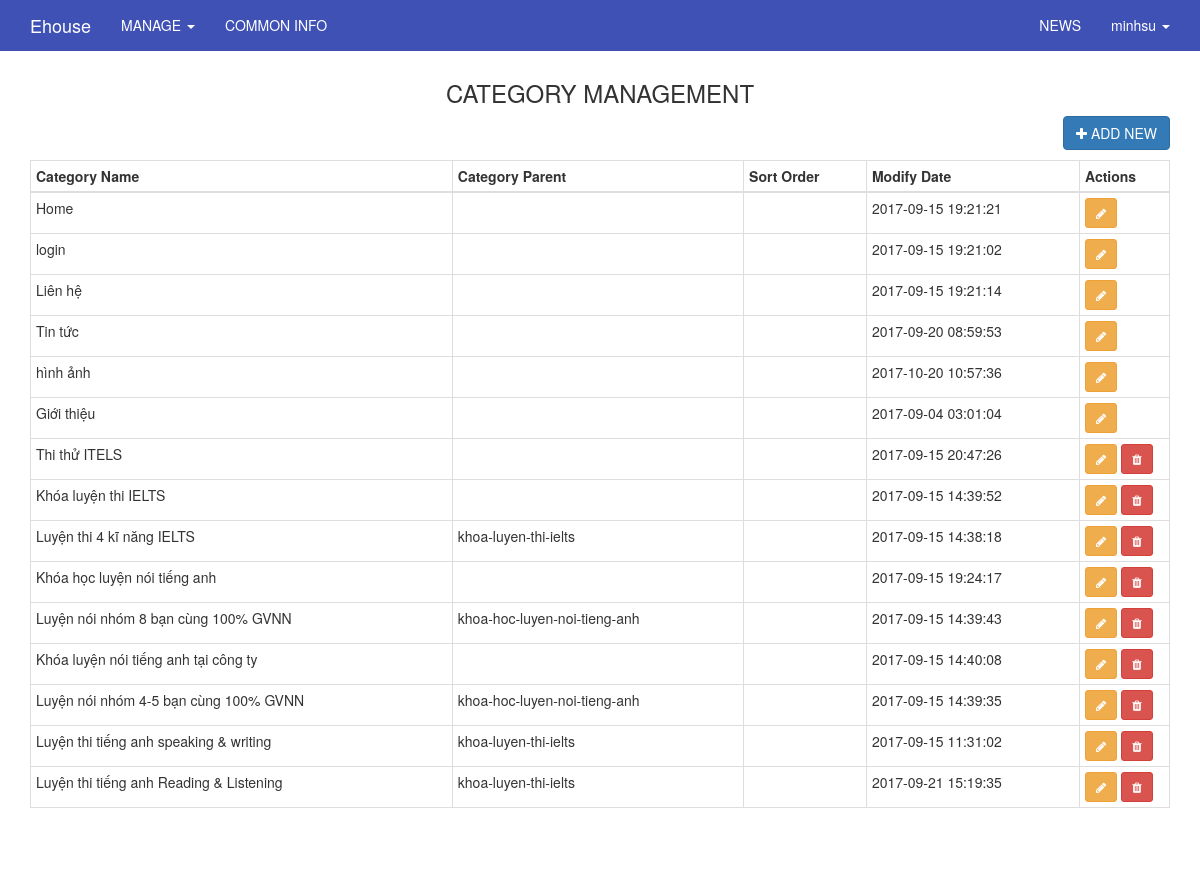
Page /index.php/admin/category (signed in) on the earlier database version.
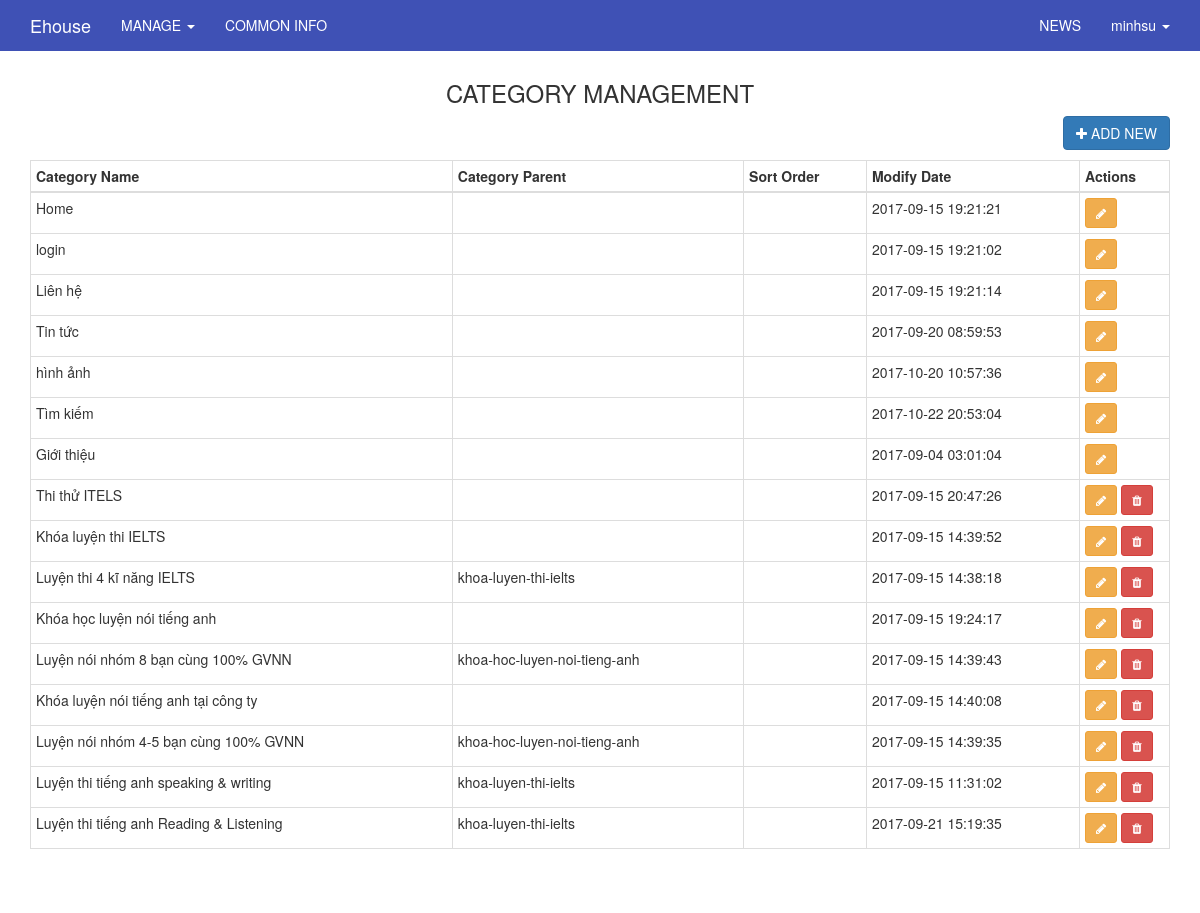
Same page on the later database version.
### tables this page shows
CREATE TABLE `category` (
  `id` varchar(100) NOT NULL,
  `name` varchar(255) NOT NULL,
  `description` text,
  `content` text,
  `content2` text,
  `content3` text,
  `content4` text,
  `url` varchar(255) DEFAULT NULL,
  `parent` varchar(100) DEFAULT NULL,
  `level` int(2) DEFAULT '0',
  `meta_keyword` varchar(255) DEFAULT NULL,
  `meta_description` varchar(255) DEFAULT NULL,
  `modified_date` datetime DEFAULT NULL
);

### application/core/MY_Controller.php (called while the page is built, shortened)
<?php
class MY_Controller extends CI_Controller {
	protected function render($the_view = NULL, $template = 'master')
	{
		if($template == 'json' || $this->input->is_ajax_request())
		{
			header('Content-Type: application/json');
			echo json_encode($this->data);
		}
		else if(is_null($template))
		{
			$this->load->view($the_view, $this->data);
		}else
		{
			$this->data['the_view_content'] = (is_null($the_view)) ? '' : $this->load->view($the_view, $this->data, TRUE);
			$this->load->view('templates/' . $template . '_view', $this->data);
		}
	}
}
class Admin_Controller extends MY_Controller
{
	protected function render($the_view = NULL, $template = 'admin_master')
	{
		parent::render($the_view, $template);
	}
}

### application/controllers/admin/Category.php (called while the page is built, shortened)
<?php
class Category extends Admin_Controller
{
    public function index()
    {
        $input['order'] = array('sort_order', 'ASC');
        $this->data['items'] = $this->category_model->get_list($input);
        $this->render('admin/category/index_view');
    }
}

### index.php (called while the page is built, shortened)
<?php
require_once BASEPATH.'core/CodeIgniter.php';

### application/models/Category_model.php (called while the page is built, shortened)
<?php
class Category_model extends MY_Model
{
    public function __construct()
    {
        $this->table = 'category';
    }
}

### application/core/MY_Model.php (called while the page is built, shortened)
<?php if ( ! defined('BASEPATH')) exit('No direct script access allowed');
class MY_Model extends CI_Model {
    var $table = '';
    var $key = 'id';
    var $order = '';
    function get_list($input = array())
    {
        $query = $this->db->get($this->table);
        return $query->result();
    }
    protected function get_list_set_input($input = array())
    {
        if (isset($input['order'][0]) && isset($input['order'][1]))
        {
            $this->db->order_by($input['order'][0], $input['order'][1]);
        }
        else
        {
            $order = ($this->order == '') ? array($this->table.'.'.$this->key, 'desc') : $this->order;
            $this->db->order_by($order[0], $order[1]);
        }
    }
}
?>

### application/views/admin/category/index_view.php (the view, shortened to what this page needs)
<div class="container" style="margin-top:0px;">
    <div class="row">
        <div class="col-lg-12">
            <h3 class="text-center">CATEGORY MANAGEMENT</h3>
        </div>
    </div>
    <div class="row">
        <div class="col-xs-12">
            <a href="<?php echo base_url('admin/category/create') ?>"><button class="btn btn-primary btn-md pull-right"><li class="fa fa-plus"></li> ADD NEW</button></a>
        </div>
    </div>
    <div class="row">
        <div class="col-lg-12" style="margin-top: 10px;">
            <?php
            echo '<table class="table table-hover table-bordered table-condensed">';
            echo '<thead>';
            echo '<tr>';
            echo '<th>Category Name</th>';
            echo '<th>Category Parent</th>';
            echo '<th>Sort Order</th>';
            echo '<th>Modify Date</th>';
            echo '<th style="width: 90px !important">Actions</th>';
            echo '</tr>';
            echo '</thead>';
            echo '<tbody>';
            if(!empty($items))
            {
                foreach($items as $item)
                {
                    echo '<tr>';
                    echo '<td>'.$item->name.'</td>';
                    echo '<td>'.$item->parent.'</td>';
                    echo '<td>'.$item->sort_order.'</td>';
                    echo '<td>'.$item->modified_date.'</td>';
                    echo '<td>';
                    echo '<a href="'.base_url("admin/").'category/edit/'.$item->id.'" style="color:#fff"><button class="btn btn-sm btn-warning"><li class="fa fa-pencil"></li></button></a> ';
                    if($item->level != -1){
                        echo '<a href="'.base_url("admin/").'category/delete/'.$item->id.'" style="color:#fff" onclick="return confirm(\'Bạn chắc chắn muốn xóa ?\')"><button class="btn btn-sm btn-danger"><li class="fa fa-trash"></li></button></a>';
                    }
                    ?>
                    <?php
                    echo '</td>';
                    echo '</tr>';
                }
            }
            echo '</tbody>';
            echo '</table>';
            echo '<nav><ul class="pagination">';
            echo '</ul></nav>';
            ?>
        </div>
    </div>
</div>

Differences in the rows shown:
added category: name "Tìm kiếm", modified_date "2017-10-22 20:53:04"
